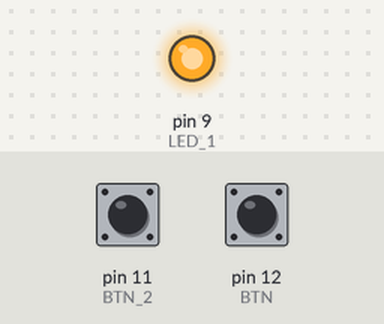
Bench run of a sketch on a simulated Arduino Uno, built with avr-gcc and run on an emulated ATmega328P. Shown: output pins drawn as LEDs (lit = HIGH). Dashed ring = blinking. The test bench sets the inputs (shaded band); at power-on: pin 11 (BTN_2) HIGH, pin 12 (BTN) HIGH.

Above: at 1.2 s.
1.3 s: pin 11 (BTN_2) pulled LOW for 0.15 s
At 1.55 s:
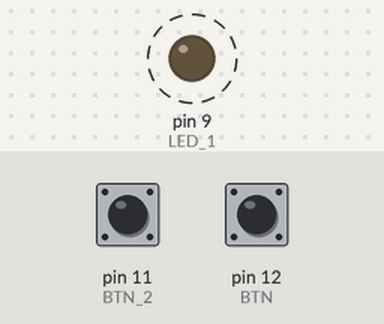
4.3 s: pin 12 (BTN) pulled LOW for 0.15 s
At 6.19 s:
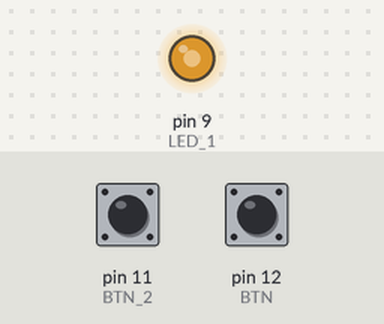
7.4 s: pin 11 (BTN_2) pulled LOW for 1 s
At 7.69 s:
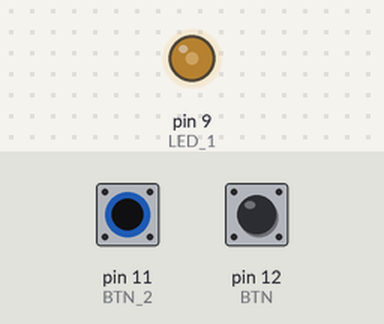
Timing chart, 0 to 10.4 s (numbered marks = the images above; inputs shaded):
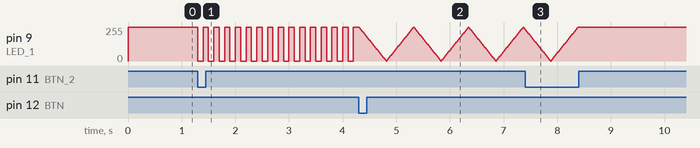

The sketch:

Button_Modes.ino
```cpp
#define LED_1 9
#define BTN 12
#define BTN_2 11

byte state;
byte prevState;
byte state2;
byte prevState2;
signed short light;
signed short mode;

void setup() {
  // put your setup code here, to run once:
  pinMode(BTN,INPUT);
  pinMode(LED_1,OUTPUT);
  pinMode(BTN_2,INPUT);
  digitalWrite(LED_1,HIGH);
  state = HIGH;
  prevState = HIGH;
  state2 = HIGH;
  prevState2 = HIGH;
  light = -1;
  mode = -1;
}

void loop() {
  state = digitalRead(BTN);
  state2 = digitalRead(BTN_2);
  if(prevState == HIGH && state == LOW){
      mode = -mode;
  }
  if(prevState2 == HIGH && state2 == LOW){
      light = -light;
  }

  if(mode == -1){
    vilagit(light);
  } else {
    pulzal(light);
  }

  prevState = state;
  prevState2 = state2;
}

void vilagit(signed short light){
  if(light == -1){
    digitalWrite(LED_1,HIGH);
  } else {
    digitalWrite(LED_1,LOW);
    delay(100);
    digitalWrite(LED_1,HIGH);
    delay(100);
  }

}

void pulzal(signed short light){


  int intensity;

  if(light == -1){
    digitalWrite(LED_1,HIGH);
  } else {
    for (intensity = 255; intensity >= 5; intensity -= 5)
    {
      analogWrite(LED_1,intensity);
      delay(10);
    }

    //Cycle to decrease the intensity level. Note that the LEDs operate with inverse logic.
    for (intensity = 0; intensity <= 250; intensity += 5)
    {
      analogWrite(LED_1,intensity);
      delay(10);
    }
  }
}
```

Measured:
- after the input at 1.3 s, pin 9 (LED_1): alternates 255/255 for 0.10 s and 0/255 for 0.10 s, starting at once
- after the input at 7.4 s, pin 9 (LED_1): goes on until 8.4 s, then stays 255/255
